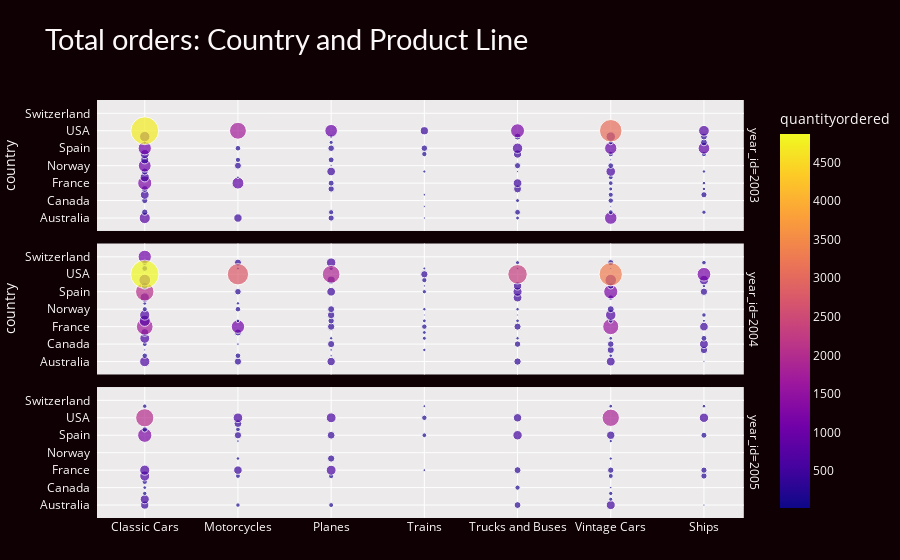

The notebook cell saved with this chart:
### Markdown cell above
<h3><font color = 'red'><b>14. What are the Sales by Country across each productline?</h3>
<style>
div.warn {    
    background-color: #FDFBEF;
    }
 </style>
<div class = warn>
<h5><font color = 'green'> <b> *Hover over the bars to get the details

### Code cell
# data change 

df_ct_pt = order.groupby(['year_id','country','productline']).agg({"quantityordered" : "sum"}).reset_index()

# chart
fig = px.scatter(df_ct_pt, x='productline', color='quantityordered', y='country', size='quantityordered',
                 color_discrete_sequence=px.colors.sequential.Plasma_r,
                 facet_row='year_id',
                 title="Total orders: Country and Product Line")
# styling
fig.update_yaxes(ticksuffix='  ')
fig.update_layout(height=1200, xaxis_title='', yaxis_title='',
                  margin=dict(b=0),
                  plot_bgcolor='#ECEAEB', paper_bgcolor='#0E0003',
                  title_font=dict(size=29, color='#FCF8F9', family="Lato, sans-serif"),
                  font=dict(color='#FCF8F9'), 
                  hoverlabel=dict(bgcolor="#f2f2f2", font_size=13, font_family="Lato, sans-serif"))
fig.show()

### Figure 1 — Plotly figure (JSON) as saved in the notebook; plotly's stock layout.template omitted (floating-point values rounded to 4 significant figures)
{"data": [{"hovertemplate": "year_id=2003<br>productline=%{x}<br>country=%{y}<br>quantityordered=%{marker.color}<extra></extra>", "legendgroup": "", "marker": {"color": [763, 431, 235, 33, 91, 961, 248, 166, 113, 203, 142, 27, 20, 225, 98, 177, 478, 230, 38, 157, 280, 246, 76, 384, 100, 1210, 864, 218, 75, 467, 137, 525, 43, 142, 304, 460, 71, 60, 23, 562, 1001, 294, 29, 232, 199, 391, 170, 215, 27, 507, 174, 174, 415, 182, 1072, 193, 264, 835, 259, 661, 921, 73, 104, 287, 138, 662, 82, 281, 291, 548, 4734, 1744, 977, 702, 409, 1191, 3091], "coloraxis": "coloraxis", "size": [763, 431, 235, 33, 91, 961, 248, 166, 113, 203, 142, 27, 20, 225, 98, 177, 478, 230, 38, 157, 280, 246, 76, 384, 100, 1210, 864, 218, 75, 467, 137, 525, 43, 142, 304, 460, 71, 60, 23, 562, 1001, 294, 29, 232, 199, 391, 170, 215, 27, 507, 174, 174, 415, 182, 1072, 193, 264, 835, 259, 661, 921, 73, 104, 287, 138, 662, 82, 281, 291, 548, 4734, 1744, 977, 702, 409, 1191, 3091], "sizemode": "area", "sizeref": 12.18, "symbol": "circle"}, "mode": "markers", "name": "", "orientation": "v", "showlegend": false, "type": "scatter", "x": ["Classic Cars", "Motorcycles", "Planes", "Trains", "Trucks and Buses", "Vintage Cars", "Classic Cars", "Planes", "Ships", "Trucks and Buses", "Vintage Cars", "Trains", "Vintage Cars", "Classic Cars", "Trucks and Buses", "Vintage Cars", "Classic Cars", "Ships", "Trains", "Vintage Cars", "Classic Cars", "Planes", "Ships", "Trucks and Buses", "Vintage Cars", "Classic Cars", "Motorcycles", "Planes", "Ships", "Trucks and Buses", "Vintage Cars", "Classic Cars", "Motorcycles", "Vintage Cars", "Classic Cars", "Planes", "Ships", "Trains", "Trucks and Buses", "Vintage Cars", "Classic Cars", "Motorcycles", "Planes", "Trucks and Buses", "Vintage Cars", "Classic Cars", "Motorcycles", "Planes", "Vintage Cars", "Classic Cars", "Ships", "Trains", "Trucks and Buses", "Vintage Cars", "Classic Cars", "Motorcycles", "Planes", "Ships", "Trains", "Trucks and Buses", "Vintage Cars", "Classic Cars", "Planes", "Ships", "Vintage Cars", "Classic Cars", "Planes", "Ships", "Trucks and Buses", "Vintage Cars", "Classic Cars", "Motorcycles", "Planes", "Ships", "Trains", "Trucks and Buses", "Vintage Cars"], "xaxis": "x3", "y": ["Australia", "Australia", "Australia", "Australia", "Australia", "Australia", "Austria", "Austria", "Austria", "Austria", "Austria", "Belgium", "Belgium", "Canada", "Canada", "Canada", "Denmark", "Denmark", "Denmark", "Denmark", "Finland", "Finland", "Finland", "Finland", "Finland", "France", "France", "France", "France", "France", "France", "Germany", "Germany", "Germany", "Italy", "Italy", "Italy", "Italy", "Italy", "Italy", "Norway", "Norway", "Norway", "Norway", "Norway", "Philippines", "Philippines", "Philippines", "Philippines", "Singapore", "Singapore", "Singapore", "Singapore", "Singapore", "Spain", "Spain", "Spain", "Spain", "Spain", "Spain", "Spain", "Sweden", "Sweden", "Sweden", "Sweden", "UK", "UK", "UK", "UK", "UK", "USA", "USA", "USA", "USA", "USA", "USA", "USA"], "yaxis": "y3"}, {"hovertemplate": "year_id=2004<br>productline=%{x}<br>country=%{y}<br>quantityordered=%{marker.color}<extra></extra>", "legendgroup": "", "marker": {"color": [644, 324, 427, 24, 328, 485, 180, 197, 34, 80, 30, 41, 343, 70, 315, 147, 41, 317, 486, 253, 264, 592, 70, 206, 96, 73, 83, 388, 301, 89, 1704, 1093, 321, 455, 177, 307, 1575, 756, 78, 245, 55, 89, 81, 134, 202, 58, 115, 50, 37, 28, 644, 342, 123, 22, 24, 678, 192, 309, 547, 127, 102, 229, 157, 190, 296, 72, 76, 296, 87, 71, 536, 473, 188, 2070, 260, 465, 332, 112, 505, 1218, 296, 80, 32, 433, 247, 1078, 845, 397, 550, 168, 818, 4870, 2768, 1907, 1156, 326, 2310, 3312], "coloraxis": "coloraxis", "size": [644, 324, 427, 24, 328, 485, 180, 197, 34, 80, 30, 41, 343, 70, 315, 147, 41, 317, 486, 253, 264, 592, 70, 206, 96, 73, 83, 388, 301, 89, 1704, 1093, 321, 455, 177, 307, 1575, 756, 78, 245, 55, 89, 81, 134, 202, 58, 115, 50, 37, 28, 644, 342, 123, 22, 24, 678, 192, 309, 547, 127, 102, 229, 157, 190, 296, 72, 76, 296, 87, 71, 536, 473, 188, 2070, 260, 465, 332, 112, 505, 1218, 296, 80, 32, 433, 247, 1078, 845, 397, 550, 168, 818, 4870, 2768, 1907, 1156, 326, 2310, 3312], "sizemode": "area", "sizeref": 12.18, "symbol": "circle"}, "mode": "markers", "name": "", "orientation": "v", "showlegend": false, "type": "scatter", "x": ["Classic Cars", "Motorcycles", "Planes", "Ships", "Trucks and Buses", "Vintage Cars", "Classic Cars", "Motorcycles", "Planes", "Vintage Cars", "Classic Cars", "Planes", "Ships", "Trains", "Vintage Cars", "Classic Cars", "Motorcycles", "Planes", "Ships", "Trucks and Buses", "Vintage Cars", "Classic Cars", "Planes", "Ships", "Trains", "Trucks and Buses", "Vintage Cars", "Classic Cars", "Motorcycles", "Trains", "Classic Cars", "Motorcycles", "Planes", "Ships", "Trains", "Trucks and Buses", "Vintage Cars", "Classic Cars", "Motorcycles", "Planes", "Ships", "Trains", "Trucks and Buses", "Vintage Cars", "Classic Cars", "Motorcycles", "Planes", "Trains", "Trucks and Buses", "Vintage Cars", "Classic Cars", "Planes", "Ships", "Trains", "Trucks and Buses", "Vintage Cars", "Classic Cars", "Motorcycles", "Planes", "Ships", "Trucks and Buses", "Vintage Cars", "Classic Cars", "Motorcycles", "Planes", "Trains", "Trucks and Buses", "Vintage Cars", "Classic Cars", "Motorcycles", "Classic Cars", "Trucks and Buses", "Vintage Cars", "Classic Cars", "Motorcycles", "Planes", "Ships", "Trains", "Trucks and Buses", "Vintage Cars", "Classic Cars", "Ships", "Trains", "Trucks and Buses", "Vintage Cars", "Classic Cars", "Classic Cars", "Planes", "Ships", "Trains", "Vintage Cars", "Classic Cars", "Motorcycles", "Planes", "Ships", "Trains", "Trucks and Buses", "Vintage Cars"], "xaxis": "x2", "y": ["Australia", "Australia", "Australia", "Australia", "Australia", "Australia", "Austria", "Austria", "Austria", "Austria", "Belgium", "Belgium", "Belgium", "Belgium", "Belgium", "Canada", "Canada", "Canada", "Canada", "Canada", "Canada", "Denmark", "Denmark", "Denmark", "Denmark", "Denmark", "Denmark", "Finland", "Finland", "Finland", "France", "France", "France", "France", "France", "France", "France", "Germany", "Germany", "Germany", "Germany", "Germany", "Germany", "Germany", "Ireland", "Ireland", "Ireland", "Ireland", "Ireland", "Ireland", "Italy", "Italy", "Italy", "Italy", "Italy", "Italy", "Japan", "Japan", "Japan", "Japan", "Japan", "Japan", "Norway", "Norway", "Norway", "Norway", "Norway", "Norway", "Philippines", "Philippines", "Singapore", "Singapore", "Singapore", "Spain", "Spain", "Spain", "Spain", "Spain", "Spain", "Spain", "Sweden", "Sweden", "Sweden", "Sweden", "Sweden", "Switzerland", "UK", "UK", "UK", "UK", "UK", "USA", "USA", "USA", "USA", "USA", "USA", "USA"], "yaxis": "y2"}, {"hovertemplate": "year_id=2005<br>productline=%{x}<br>country=%{y}<br>quantityordered=%{marker.color}<extra></extra>", "legendgroup": "", "marker": {"color": [411, 121, 151, 32, 286, 499, 509, 102, 117, 111, 84, 166, 35, 174, 616, 146, 175, 239, 152, 626, 447, 597, 236, 45, 293, 243, 77, 320, 63, 122, 81, 49, 84, 44, 67, 1238, 327, 372, 221, 138, 543, 423, 183, 133, 371, 2021, 568, 592, 537, 177, 431, 1836], "coloraxis": "coloraxis", "size": [411, 121, 151, 32, 286, 499, 509, 102, 117, 111, 84, 166, 35, 174, 616, 146, 175, 239, 152, 626, 447, 597, 236, 45, 293, 243, 77, 320, 63, 122, 81, 49, 84, 44, 67, 1238, 327, 372, 221, 138, 543, 423, 183, 133, 371, 2021, 568, 592, 537, 177, 431, 1836], "sizemode": "area", "sizeref": 12.18, "symbol": "circle"}, "mode": "markers", "name": "", "orientation": "v", "showlegend": false, "type": "scatter", "x": ["Classic Cars", "Motorcycles", "Planes", "Ships", "Trucks and Buses", "Vintage Cars", "Classic Cars", "Vintage Cars", "Classic Cars", "Vintage Cars", "Classic Cars", "Trucks and Buses", "Vintage Cars", "Classic Cars", "Classic Cars", "Motorcycles", "Planes", "Ships", "Vintage Cars", "Classic Cars", "Motorcycles", "Planes", "Ships", "Trains", "Trucks and Buses", "Vintage Cars", "Motorcycles", "Planes", "Vintage Cars", "Classic Cars", "Ships", "Trains", "Vintage Cars", "Motorcycles", "Vintage Cars", "Classic Cars", "Motorcycles", "Planes", "Ships", "Trains", "Trucks and Buses", "Vintage Cars", "Classic Cars", "Motorcycles", "Motorcycles", "Classic Cars", "Motorcycles", "Planes", "Ships", "Trains", "Trucks and Buses", "Vintage Cars"], "xaxis": "x", "y": ["Australia", "Australia", "Australia", "Australia", "Australia", "Australia", "Austria", "Austria", "Belgium", "Belgium", "Canada", "Canada", "Canada", "Denmark", "Finland", "Finland", "Finland", "Finland", "Finland", "France", "France", "France", "France", "France", "France", "France", "Italy", "Italy", "Italy", "Japan", "Japan", "Japan", "Japan", "Singapore", "Singapore", "Spain", "Spain", "Spain", "Spain", "Spain", "Spain", "Spain", "Sweden", "Sweden", "UK", "USA", "USA", "USA", "USA", "USA", "USA", "USA"], "yaxis": "y"}], "layout": {"annotations": [{"font": {}, "showarrow": false, "text": "year_id=2005", "textangle": 90, "x": 0.98, "xanchor": "left", "xref": "paper", "y": 0.1567, "yanchor": "middle", "yref": "paper"}, {"font": {}, "showarrow": false, "text": "year_id=2004", "textangle": 90, "x": 0.98, "xanchor": "left", "xref": "paper", "y": 0.5, "yanchor": "middle", "yref": "paper"}, {"font": {}, "showarrow": false, "text": "year_id=2003", "textangle": 90, "x": 0.98, "xanchor": "left", "xref": "paper", "y": 0.8433, "yanchor": "middle", "yref": "paper"}], "autosize": true, "coloraxis": {"colorbar": {"title": {"text": "quantityordered"}}, "colorscale": [[0, "#0d0887"], [0.1111, "#46039f"], [0.2222, "#7201a8"], [0.3333, "#9c179e"], [0.4444, "#bd3786"], [0.5556, "#d8576b"], [0.6667, "#ed7953"], [0.7778, "#fb9f3a"], [0.8889, "#fdca26"], [1, "#f0f921"]]}, "font": {"color": "#FCF8F9"}, "hoverlabel": {"bgcolor": "#f2f2f2", "font": {"family": "Lato, sans-serif", "size": 13}}, "legend": {"itemsizing": "constant", "tracegroupgap": 0}, "margin": {"b": 0}, "paper_bgcolor": "#0E0003", "plot_bgcolor": "#ECEAEB", "title": {"font": {"color": "#FCF8F9", "family": "Lato, sans-serif", "size": 29}, "text": "Total orders: Country and Product Line"}, "xaxis": {"anchor": "y", "autorange": true, "domain": [0, 0.98], "range": [-0.4774, 6.409], "title": {"text": ""}, "type": "category"}, "xaxis2": {"anchor": "y2", "autorange": true, "domain": [0, 0.98], "matches": "x", "range": [-0.4774, 6.409], "showticklabels": false, "type": "category"}, "xaxis3": {"anchor": "y3", "autorange": true, "domain": [0, 0.98], "matches": "x", "range": [-0.4774, 6.409], "showticklabels": false, "type": "category"}, "yaxis": {"anchor": "x", "autorange": true, "domain": [0, 0.3133], "range": [-1.495, 19.52], "ticksuffix": "  ", "title": {"text": ""}, "type": "category"}, "yaxis2": {"anchor": "x2", "autorange": true, "domain": [0.3433, 0.6567], "matches": "y", "range": [-1.495, 19.52], "ticksuffix": "  ", "title": {"text": "country"}, "type": "category"}, "yaxis3": {"anchor": "x3", "autorange": true, "domain": [0.6867, 1.0], "matches": "y", "range": [-1.495, 19.52], "ticksuffix": "  ", "title": {"text": "country"}, "type": "category"}}}
